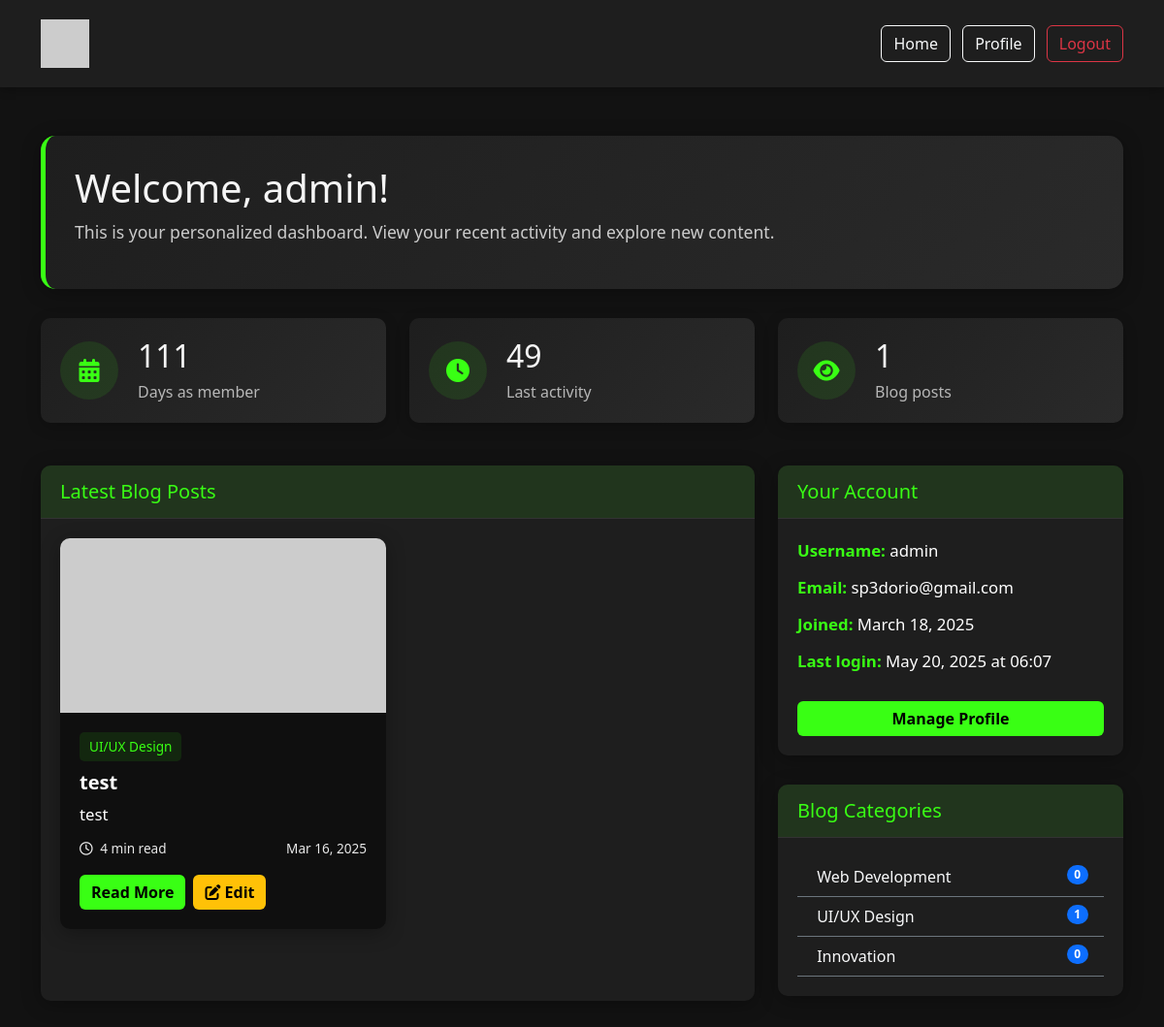
Page /dashboard (signed in) on the earlier database version.
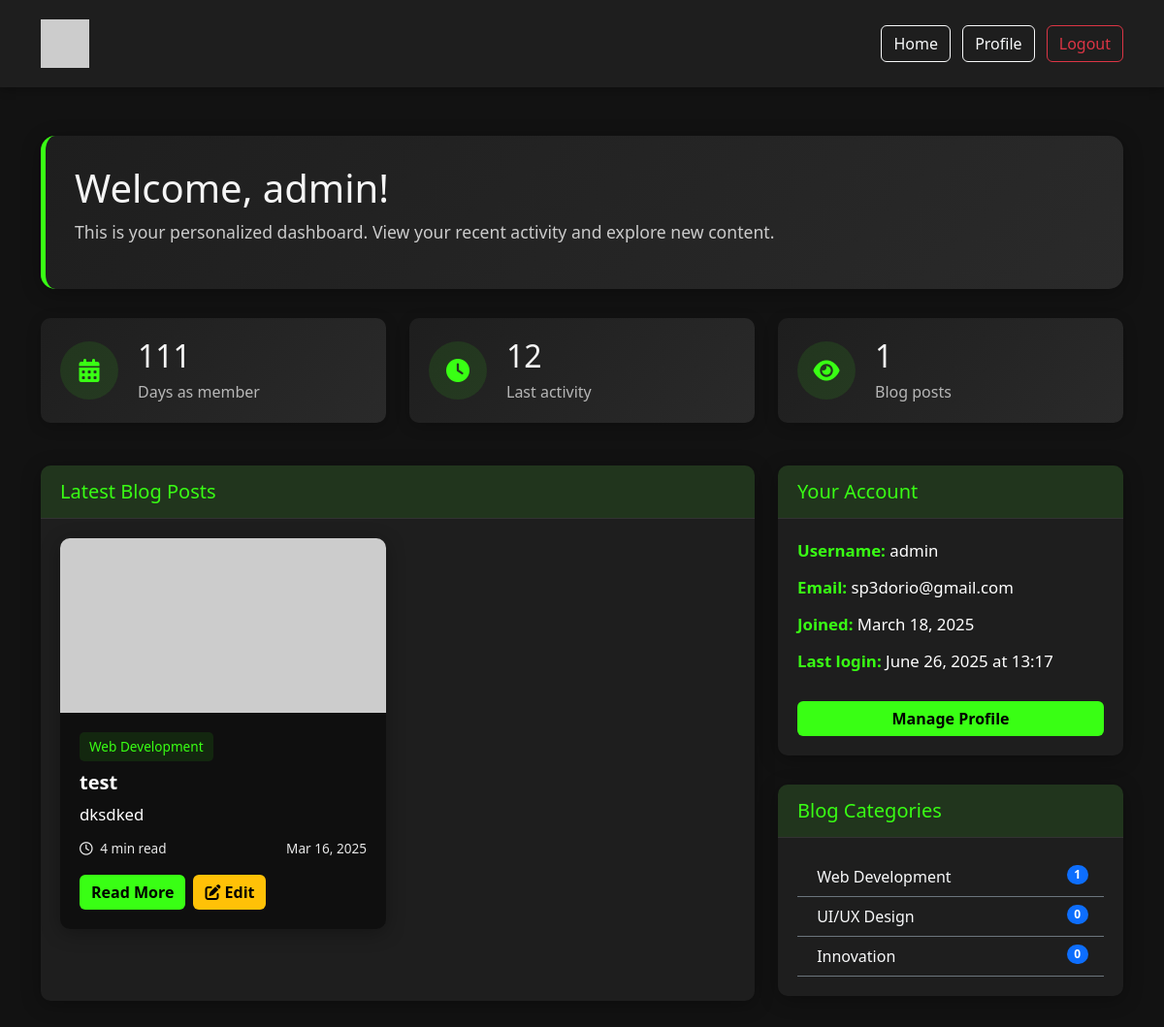
Same page on the later database version.
### backend/app.py (models this page shows, shortened)
class User(UserMixin, db.Model):
    id = db.Column(db.Integer, primary_key=True)
    username = db.Column(db.String(80), unique=True, nullable=False)
    email = db.Column(db.String(120), unique=True, nullable=False)
    password_hash = db.Column(db.String(128))
    created_at = db.Column(db.DateTime, default=datetime.utcnow)
    last_login = db.Column(db.DateTime)
    posts = db.relationship('Post', backref='author', lazy=True)

class Post(db.Model):
    id = db.Column(db.Integer, primary_key=True)
    title = db.Column(db.String(200), nullable=False)
    slug = db.Column(db.String(200), unique=True, nullable=False)
    content = db.Column(db.Text, nullable=False)
    summary = db.Column(db.String(300), nullable=True)
    featured_image = db.Column(db.String(200), nullable=True)
    read_time = db.Column(db.Integer, default=5)
    created_at = db.Column(db.DateTime, default=datetime.utcnow)
    updated_at = db.Column(db.DateTime, default=datetime.utcnow, onupdate=datetime.utcnow)
    published = db.Column(db.Boolean, default=False)
    category_id = db.Column(db.Integer, db.ForeignKey('category.id'), nullable=False)
    user_id = db.Column(db.Integer, db.ForeignKey('user.id'), nullable=False)

class Category(db.Model):
    id = db.Column(db.Integer, primary_key=True)
    name = db.Column(db.String(50), unique=True, nullable=False)
    slug = db.Column(db.String(50), unique=True, nullable=False)
    icon = db.Column(db.String(50), nullable=True)
    posts = db.relationship('Post', backref='category', lazy=True)

### backend/app.py (the view)
@app.route('/dashboard')
@login_required
def dashboard():
    template_path = os.path.join(app.root_path, 'templates', 'auth', 'dashboard.html')
    if not os.path.exists(template_path):
        print(f"WARNING: Dashboard template not found at {template_path}")
        flash("Dashboard template not found. Please check your installation.", "danger")
        return redirect(url_for('index'))
    try:
        if current_user.created_at:
            delta = datetime.utcnow() - current_user.created_at
            days_since_joined = delta.days
        else:
            days_since_joined = 0
        days_since_last_login = None
        if current_user.last_login:
            delta = datetime.utcnow() - current_user.last_login
            if delta.days > 0:
                days_since_last_login = delta.days
        total_posts = Post.query.count()
        recent_posts = Post.query.filter_by(user_id=current_user.id, published=True).order_by(Post.created_at.desc()).limit(4).all()
        categories = Category.query.all()
        return render_template('auth/dashboard.html',
                            days_since_joined=days_since_joined,
                            days_since_last_login=days_since_last_login,
                            total_posts=total_posts,
                            recent_posts=recent_posts,
                            categories=categories)
    except Exception as e:
        print(f"Error in dashboard route: {str(e)}")
        flash(f"Error loading dashboard: {str(e)}", "danger")
        return redirect(url_for('index'))

### backend/app.py (called while the page is built)
@login_manager.user_loader
def load_user(user_id):
    return User.query.get(int(user_id))

### backend/templates/auth/dashboard.html (shortened to what this page needs)
<!DOCTYPE html>
<html lang="en">
<head>
    <link href="https://cdn.jsdelivr.net/npm/bootstrap@5.3.0/dist/css/bootstrap.min.css" rel="stylesheet">
    <link rel="stylesheet" href="https://cdnjs.cloudflare.com/ajax/libs/font-awesome/6.0.0/css/all.min.css">
</head>
<body>
    <header class="header">
        <div class="container">
            <a href="/">
                <img src="{{ url_for('static', filename='uploads/logo.png') }}" alt="Logo" class="header-logo" onerror="this.src='https://via.placeholder.com/50'">
            </a>
            <div>
                <a href="/" class="btn btn-outline-light me-2">Home</a>
                <a href="{{ url_for('profile') }}" class="btn btn-outline-light me-2">Profile</a>
                <a href="{{ url_for('logout') }}" class="btn btn-outline-danger">Logout</a>
            </div>
        </div>
    </header>
    <div class="container dashboard-container">
        <div class="welcome-card">
            <h1>Welcome, {{ current_user.username }}!</h1>
            <p>This is your personalized dashboard. View your recent activity and explore new content.</p>
        </div>
        <div class="row">
            <div class="col-md-4">
                <div class="stat-card">
                    <div class="stat-icon">
                        <i class="fas fa-calendar-alt"></i>
                    </div>
                    <div class="stat-info">
                        <h3>{{ days_since_joined }}</h3>
                        <p>Days as member</p>
                    </div>
                </div>
            </div>
            <div class="col-md-4">
                <div class="stat-card">
                    <div class="stat-icon">
                        <i class="fas fa-clock"></i>
                    </div>
                    <div class="stat-info">
                        <h3>{{ days_since_last_login|default('Today') }}</h3>
                        <p>Last activity</p>
                    </div>
                </div>
            </div>
            <div class="col-md-4">
                <div class="stat-card">
                    <div class="stat-icon">
                        <i class="fas fa-eye"></i>
                    </div>
                    <div class="stat-info">
                        <h3>{{ total_posts }}</h3>
                        <p>Blog posts</p>
                    </div>
                </div>
            </div>
        </div>
        <div class="row mt-4">
            <div class="col-md-8">
                <div class="card">
                    <div class="card-header">
                        <h5 class="mb-0">Latest Blog Posts</h5>
                    </div>
                    <div class="card-body">
                        <div class="row">
                            {% for post in recent_posts %}
                            <div class="col-md-6 mb-4">
                                <div class="card post-card">
                                    {% if post.featured_image %}
                                    <img src="{{ url_for('static', filename='uploads/' + post.featured_image) }}" class="card-img-top" alt="{{ post.title }}">
                                    {% else %}
                                    <img src="https://via.placeholder.com/300x180?text=No+Image" class="card-img-top" alt="No Image">
                                    {% endif %}
                                    <div class="card-body">
                                        <span class="post-category">{{ post.category.name }}</span>
                                        <h5 class="card-title">{{ post.title }}</h5>
                                        <p class="card-text">{{ post.summary[:100] + '...' if post.summary and post.summary|length > 100 else post.summary }}</p>
                                        <div class="post-meta d-flex justify-content-between">
                                            <span><i class="far fa-clock me-1"></i> {{ post.read_time }} min read</span>
                                            <span>{{ post.created_at.strftime('%b %d, %Y') }}</span>
                                        </div>
                                        <div class="d-flex mt-3">
                                            <a href="/api/posts/{{ post.slug }}" class="btn btn-primary me-2">Read More</a>
                                            <a href="{{ url_for('user_edit_post', id=post.id) }}" class="btn btn-warning">
                                                <i class="fas fa-edit"></i> Edit
                                            </a>
                                        </div>
                                    </div>
                                </div>
                            </div>
                            {% else %}
                            <div class="col-12">
                                <p>No posts yet. Check back soon for new content!</p>
                            </div>
                            {% endfor %}
                        </div>
                    </div>
                </div>
            </div>
            <div class="col-md-4">
                <div class="card">
                    <div class="card-header">
                        <h5 class="mb-0">Your Account</h5>
                    </div>
                    <div class="card-body">
                        <p><strong>Username:</strong> {{ current_user.username }}</p>
                        <p><strong>Email:</strong> {{ current_user.email }}</p>
                        <p><strong>Joined:</strong> {{ current_user.created_at.strftime('%B %d, %Y') }}</p>
                        <p><strong>Last login:</strong> {{ current_user.last_login.strftime('%B %d, %Y at %H:%M') if current_user.last_login else 'Never' }}</p>
                        <a href="{{ url_for('profile') }}" class="btn btn-primary w-100 mt-3">Manage Profile</a>
                    </div>
                </div>
                <div class="card mt-4">
                    <div class="card-header">
                        <h5 class="mb-0">Blog Categories</h5>
                    </div>
                    <div class="card-body">
                        <ul class="list-group list-group-flush bg-transparent">
                            {% for category in categories %}
                            <li class="list-group-item bg-transparent border-bottom border-secondary text-light">
                                <i class="fas fa-{{ category.icon }}"></i> {{ category.name }}
                                <span class="badge bg-primary rounded-pill float-end">{{ category.posts|length }}</span>
                            </li>
                            {% else %}
                            <li class="list-group-item bg-transparent text-light">No categories found</li>
                            {% endfor %}
                        </ul>
                    </div>
                </div>
            </div>
        </div>
    </div>
</body>
</html>

### backend/templates/auth/dashboard.html (style rules this page uses)
:root { --primary-color: #39ff14; --dark-bg: #121212; --darker-bg: #1e1e1e; --light-text: #f5f5f5; }
body { background-color: var(--dark-bg); color: var(--light-text); font-family: 'Segoe UI', Tahoma, Geneva, Verdana, sans-serif; min-height: 100vh; }
.header { background-color: var(--darker-bg); padding: 20px 0; box-shadow: 0 2px 10px rgba(0, 0, 0, 0.3); }
.header .container { display: flex; align-items: center; justify-content: space-between; }
.header-logo { height: 50px; }
.btn-primary { background-color: var(--primary-color); border: none; color: #000; font-weight: 600; }
.dashboard-container { margin-top: 50px; }
.welcome-card { background: linear-gradient(135deg, #1e1e1e 0%, #2a2a2a 100%); border-radius: 15px; padding: 30px; margin-bottom: 30px; box-shadow: 0 4px 20px rgba(0, 0, 0, 0.3); border-left: 5px solid var(--primary-color); }
.welcome-card h1 { font-size: 2.5rem; margin-bottom: 0.5rem; }
.welcome-card p { font-size: 1.1rem; opacity: 0.8; }
.card { background-color: var(--darker-bg); border: none; border-radius: 10px; box-shadow: 0 4px 20px rgba(0, 0, 0, 0.3); margin-bottom: 30px; overflow: hidden; }
.card-header { background-color: rgba(57, 255, 20, 0.1); color: var(--primary-color); font-weight: 600; padding: 15px 20px; border-bottom: 1px solid #333; }
.card-body { padding: 20px; }
.stat-card { background: linear-gradient(135deg, #1e1e1e 0%, #2a2a2a 100%); border-radius: 10px; padding: 20px; display: flex; align-items: center; margin-bottom: 20px; box-shadow: 0 4px 15px rgba(0, 0, 0, 0.2); }
.stat-icon { width: 60px; height: 60px; border-radius: 50%; background-color: rgba(57, 255, 20, 0.1); display: flex; align-items: center; justify-content: center; margin-right: 20px; color: var(--primary-color); font-size: 1.5rem; }
.stat-info h3 { font-size: 2rem; margin-bottom: 5px; }
.stat-info p { margin: 0; opacity: 0.7; }
.post-card { transition: transform 0.3s; }
.post-card .card-img-top { height: 180px; object-fit: cover; }
.post-card .card-title { font-size: 1.25rem; margin-bottom: 0.5rem; }
.post-category { display: inline-block; background-color: rgba(57, 255, 20, 0.1); color: var(--primary-color); padding: 5px 10px; border-radius: 5px; font-size: 0.85rem; margin-bottom: 10px; }
.post-meta { font-size: 0.85rem; opacity: 0.7; }
.post-card .card-body { color: var(--light-text); background-color: rgba(0, 0, 0, 0.5); }
.post-card .card-title { color: white; font-weight: bold; }
.post-card .card-text { color: white; font-size: 1.05rem; }
.post-card .post-meta { color: white; opacity: 0.9; }
.card .card-body p { color: white; font-size: 1.05rem; margin-bottom: 0.8rem; }
.card .card-body p strong { color: var(--primary-color); }
.btn-warning { background-color: #FFC107; border: none; color: #000; font-weight: 600; }

Differences in the rows shown:
changed User "admin": last_login "May 20, 2025 at 06:07" → "June 26, 2025 at 13:17"
changed Post "test": category.name "UI/UX Design" → "Web Development"; summary "test" → "dksdked"
computed for Category "Web Development": posts|length "0" → "1"
computed for Category "UI/UX Design": posts|length "1" → "0"
Other differences:
{{ days_since_last_login|default('Today') }}: "49" → "12"
